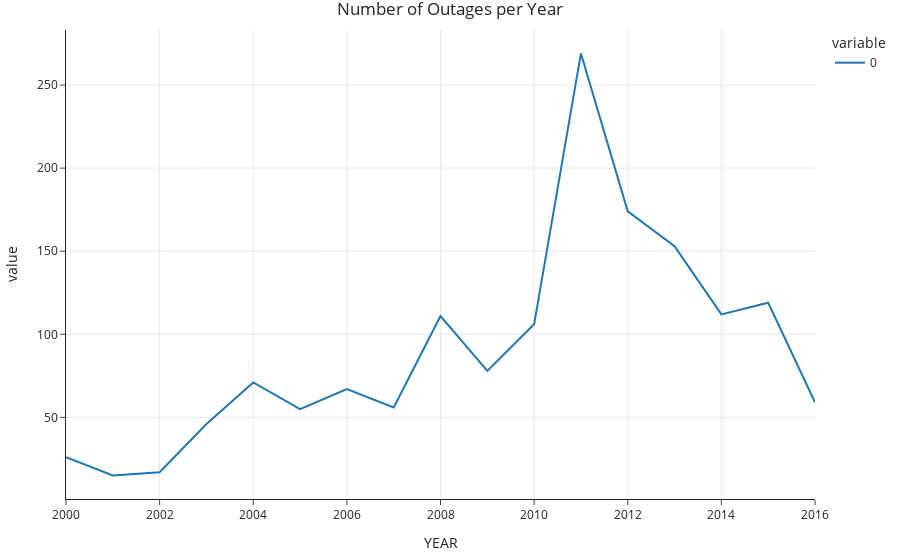
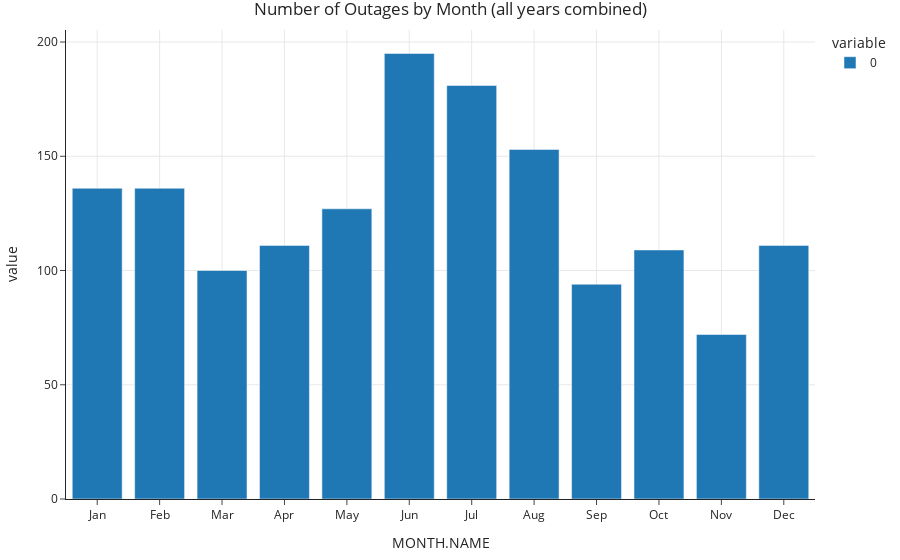

Notebook source saved alongside these figures, in order:
### Code cell
# Outage Frequency over the Years, also Outage Frequency by Month
yearly = df_cleaned.groupby('YEAR').size()
yearly.plot(kind='line', title='Number of Outages per Year').show()

month_order = ['Jan','Feb','Mar','Apr','May','Jun','Jul','Aug','Sep','Oct','Nov','Dec']
by_month = df_cleaned.groupby('MONTH.NAME').size().reindex(month_order)
by_month.plot(kind='bar', title='Number of Outages by Month (all years combined)').show()

### Figure 1 — Plotly figure (JSON) as saved in the notebook; plotly's stock layout.template omitted (floating-point values rounded to 4 significant figures)
{"data": [{"hovertemplate": "variable=0<br>YEAR=%{x}<br>value=%{y}<extra></extra>", "legendgroup": "0", "line": {"color": "#1F77B4", "dash": "solid"}, "marker": {"symbol": "circle"}, "mode": "lines", "name": "0", "orientation": "v", "showlegend": true, "type": "scatter", "x": [2000, 2001, 2002, 2003, 2004, 2005, 2006, 2007, 2008, 2009, 2010, 2011, 2012, 2013, 2014, 2015, 2016], "xaxis": "x", "y": [26, 15, 17, 46, 71, 55, 67, 56, 111, 78, 106, 269, 174, 153, 112, 119, 59], "yaxis": "y"}], "layout": {"legend": {"title": {"text": "variable"}, "tracegroupgap": 0}, "title": {"text": "Number of Outages per Year"}, "xaxis": {"anchor": "y", "domain": [0, 1], "title": {"text": "YEAR"}}, "yaxis": {"anchor": "x", "domain": [0, 1], "title": {"text": "value"}}}}

### Figure 2 — Plotly figure (JSON) as saved in the notebook; plotly's stock layout.template omitted (floating-point values rounded to 4 significant figures)
{"data": [{"alignmentgroup": "True", "hovertemplate": "variable=0<br>MONTH.NAME=%{x}<br>value=%{y}<extra></extra>", "legendgroup": "0", "marker": {"color": "#1F77B4", "pattern": {"shape": ""}}, "name": "0", "offsetgroup": "0", "orientation": "v", "showlegend": true, "textposition": "auto", "type": "bar", "x": ["Jan", "Feb", "Mar", "Apr", "May", "Jun", "Jul", "Aug", "Sep", "Oct", "Nov", "Dec"], "xaxis": "x", "y": [136, 136, 100, 111, 127, 195, 181, 153, 94, 109, 72, 111], "yaxis": "y"}], "layout": {"barmode": "relative", "legend": {"title": {"text": "variable"}, "tracegroupgap": 0}, "title": {"text": "Number of Outages by Month (all years combined)"}, "xaxis": {"anchor": "y", "domain": [0, 1], "title": {"text": "MONTH.NAME"}}, "yaxis": {"anchor": "x", "domain": [0, 1], "title": {"text": "value"}}}}
